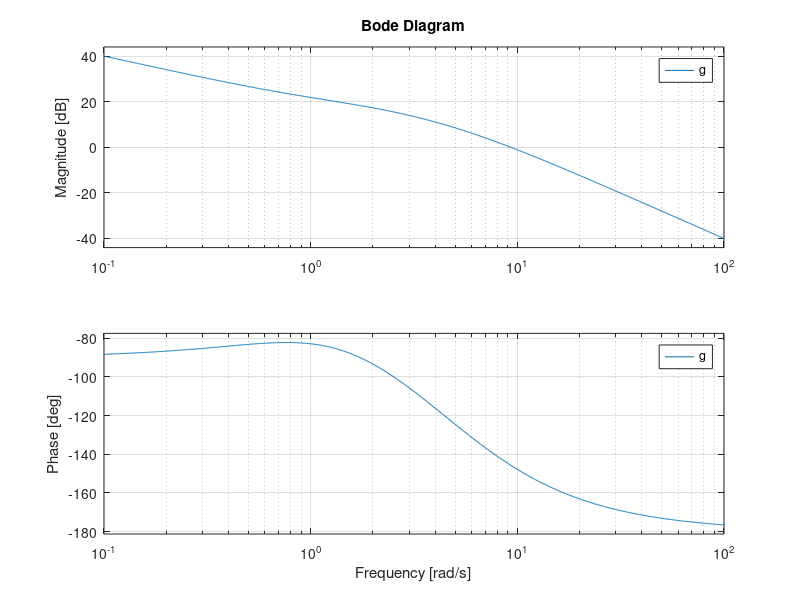

Write MATLAB code to recreate this figure.
pkg load control
 s = tf('s');
 #g = (1+(20*(s+3)/(s*(s+1)*(s+4))));
 #g= (s+2)/(s*s)/(1+(s+2)/(s*s));
 #g=50*(s*s-4*s+13)/((s+2)*(s+4)) * 1/s
 g=100*(s+1)/(s*(s+2)*(s+5));
 #g=100*(s+2)/(s*(s+1)*(s+4));
 bode(g);
 #nyquist(g);